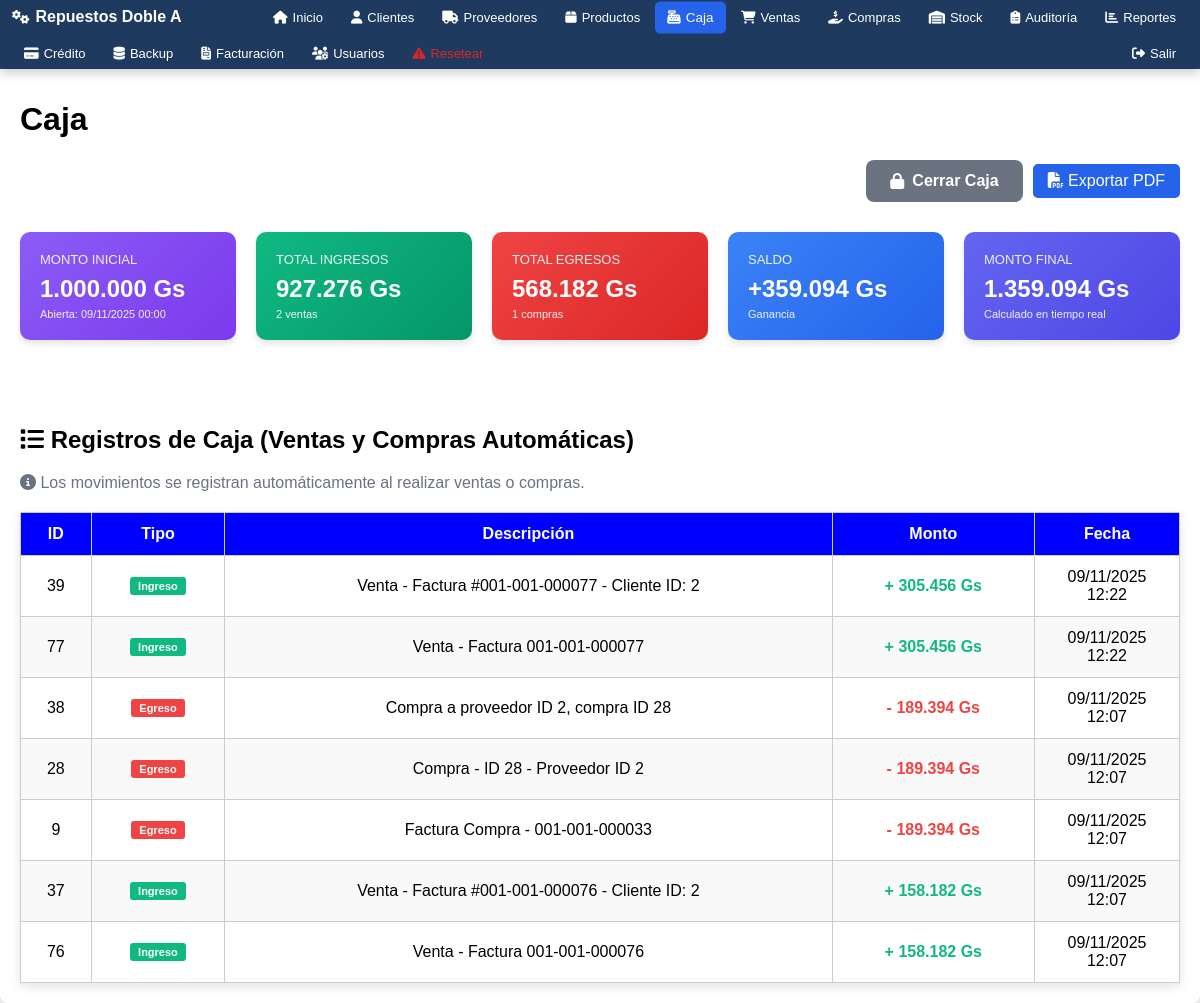
/modulos/caja/caja.php (signed in), run on the app's committed database.
### tables this page shows
CREATE TABLE `caja` (
  `id` int(11) NOT NULL AUTO_INCREMENT,
  `fecha` date NOT NULL,
  `monto_inicial` decimal(12,2) NOT NULL,
  `monto_final` decimal(12,2) DEFAULT NULL,
  `estado` enum('Abierta','Cerrada') NOT NULL DEFAULT 'Abierta',
  `created_at` datetime NOT NULL,
  PRIMARY KEY (`id`)
);

CREATE TABLE `caja_movimientos` (
  `id` int(11) NOT NULL AUTO_INCREMENT,
  `caja_id` int(11) NOT NULL,
  `fecha` datetime NOT NULL,
  `tipo` enum('Ingreso','Egreso') NOT NULL,
  `concepto` varchar(255) NOT NULL,
  `monto` decimal(12,2) NOT NULL,
  `created_at` timestamp NOT NULL DEFAULT CURRENT_TIMESTAMP,
  PRIMARY KEY (`id`),
  KEY `caja_id` (`caja_id`)
);

CREATE TABLE `cabecera_factura_ventas` (
  `id` int(11) NOT NULL AUTO_INCREMENT,
  `numero_factura` varchar(20) NOT NULL,
  `condicion_venta` enum('Contado','Crédito') NOT NULL,
  `forma_pago` enum('Efectivo','Tarjeta','Transferencia') NOT NULL,
  `fecha_hora` datetime DEFAULT CURRENT_TIMESTAMP,
  `cliente_id` int(11) NOT NULL,
  `monto_total` decimal(15,2) NOT NULL,
  `timbrado` varchar(20) DEFAULT '',
  `inicio_vigencia` date DEFAULT NULL,
  `fin_vigencia` date DEFAULT NULL,
  `anulada` tinyint(1) DEFAULT '0',
  `fecha_anulacion` datetime DEFAULT NULL,
  `usuario_anulacion_id` int(11) DEFAULT NULL,
  `motivo_anulacion` text,
  PRIMARY KEY (`id`),
  UNIQUE KEY `idx_numero_factura_unique` (`numero_factura`),
  UNIQUE KEY `idx_timbrado_unique` (`timbrado`),
  KEY `cliente_id` (`cliente_id`)
);

CREATE TABLE `compras` (
  `id` int(11) NOT NULL AUTO_INCREMENT,
  `proveedor_id` int(11) NOT NULL,
  `fecha` datetime NOT NULL,
  `total` decimal(12,2) NOT NULL,
  `estado` enum('Pendiente','Completada') NOT NULL DEFAULT 'Pendiente',
  `created_at` timestamp NOT NULL DEFAULT CURRENT_TIMESTAMP ON UPDATE CURRENT_TIMESTAMP,
  PRIMARY KEY (`id`),
  KEY `proveedor_id` (`proveedor_id`)
);

CREATE TABLE `cabecera_factura_compras` (
  `id` int(11) NOT NULL AUTO_INCREMENT,
  `numero_factura` varchar(50) NOT NULL,
  `proveedor_id` int(11) NOT NULL,
  `fecha_hora` datetime NOT NULL,
  `monto_total` decimal(15,2) NOT NULL,
  `condicion_compra` varchar(20) DEFAULT 'Contado',
  `forma_pago` varchar(20) DEFAULT 'Efectivo',
  `timbrado` varchar(50) DEFAULT NULL,
  `numero_factura_proveedor` varchar(100) DEFAULT NULL,
  `created_at` timestamp NOT NULL DEFAULT CURRENT_TIMESTAMP,
  `inicio_vigencia` date DEFAULT NULL,
  `fin_vigencia` date DEFAULT NULL,
  PRIMARY KEY (`id`),
  UNIQUE KEY `numero_factura` (`numero_factura`),
  KEY `idx_fecha` (`fecha_hora`),
  KEY `idx_proveedor` (`proveedor_id`),
  CONSTRAINT `cabecera_factura_compras_ibfk_1` FOREIGN KEY (`proveedor_id`) REFERENCES `proveedores` (`id`) ON DELETE CASCADE
);

### modulos/caja/caja.php (the view, shortened to what this page needs)
<?php
$base_path = $_SERVER['DOCUMENT_ROOT'] . '/repuestos/';
include $base_path . 'includes/auth.php';
include $base_path . 'includes/header.php';
$stmtCaja = $pdo->query("SELECT * FROM caja WHERE estado='Abierta' ORDER BY id DESC LIMIT 1");
$caja = $stmtCaja->fetch();
$movimientos_combinados = [];
if($caja){
    $stmtMov = $pdo->prepare("SELECT id, fecha, tipo, concepto as descripcion, monto, 'manual' as origen FROM caja_movimientos WHERE caja_id=? ORDER BY fecha DESC");
    $stmtMov->execute([$caja['id']]);
    $movimientos = $stmtMov->fetchAll();
    $fecha_apertura = $caja['fecha'];
    $stmtVentas = $pdo->prepare("SELECT id, fecha_hora as fecha, 'Ingreso' as tipo, CONCAT('Venta - Factura ', numero_factura) as descripcion, monto_total as monto, 'venta' as origen
                                 FROM cabecera_factura_ventas
                                 WHERE fecha_hora >= ? AND (anulada = 0 OR anulada IS NULL)
                                 ORDER BY fecha_hora DESC");
    $stmtVentas->execute([$fecha_apertura]);
    $ventas = $stmtVentas->fetchAll();
    $stmtCompras = $pdo->prepare("SELECT c.id, c.fecha, 'Egreso' as tipo, CONCAT('Compra - ID ', c.id, ' - Proveedor ID ', c.proveedor_id) as descripcion, c.total as monto, 'compra' as origen
                                  FROM compras c
                                  WHERE c.fecha >= ?
                                  ORDER BY c.fecha DESC");
    $stmtCompras->execute([$fecha_apertura]);
    $compras = $stmtCompras->fetchAll();
    $facturas_compras = [];
    try {
        $stmtFacturasCompras = $pdo->prepare("SELECT fc.id, fc.fecha_hora as fecha, 'Egreso' as tipo, CONCAT('Factura Compra - ', fc.numero_factura) as descripcion, fc.monto_total as monto, 'factura_compra' as origen
                                              FROM cabecera_factura_compras fc
                                              WHERE fc.fecha_hora >= ?
                                              ORDER BY fc.fecha_hora DESC");
        $stmtFacturasCompras->execute([$fecha_apertura]);
        $facturas_compras = $stmtFacturasCompras->fetchAll();
    } catch (Exception $e) {
    }
    $movimientos_combinados = array_merge($movimientos, $ventas, $compras, $facturas_compras);
    usort($movimientos_combinados, function($a, $b) {
        return strtotime($b['fecha']) - strtotime($a['fecha']);
    });
}
?>
<div class="container tabla-responsive">
    <h1>Caja</h1>
    <?php if(!$caja): ?>
        <div class="form-actions-right">
            <a href="abrir_caja.php" class="btn-submit"><i class="fas fa-lock-open"></i> Abrir Caja</a>
        </div>
    <?php else:
        $total_ingresos = 0;
        $total_egresos = 0;
        $cantidad_ventas = 0;
        $cantidad_compras = 0;
        foreach($movimientos_combinados as $m){
            if($m['tipo'] == 'Ingreso') {
                $total_ingresos += (float)$m['monto'];
                if($m['origen'] == 'venta') {
                    $cantidad_ventas++;
                }
            } else {
                $total_egresos += (float)$m['monto'];
                if($m['origen'] == 'compra') {
                    $cantidad_compras++;
                }
            }
        }
        $monto_final_calculado = (float)$caja['monto_inicial'] + $total_ingresos - $total_egresos;
        $saldo = $monto_final_calculado - (float)$caja['monto_inicial'];
    ?>
        <div class="form-actions-right">
            <a href="cerrar_caja.php?id=<?= $caja['id'] ?>" class="btn-cancelar" onclick="return confirm('¿Cerrar caja?')"><i class="fas fa-lock"></i> Cerrar Caja</a>
            <a href="exportar_pdf_caja.php?id=<?= $caja['id'] ?>" class="btn-export" target="_blank"><i class="fas fa-file-pdf"></i> Exportar PDF</a>
        </div>
        <div style="display: grid; grid-template-columns: repeat(auto-fit, minmax(200px, 1fr)); gap: 20px; margin: 30px 0;">
            <div style="background: linear-gradient(135deg, #8b5cf6 0%, #7c3aed 100%); color: white; padding: 20px; border-radius: 10px; box-shadow: 0 4px 6px rgba(0,0,0,0.1);">
                <div style="font-size: 13px; opacity: 0.9; margin-bottom: 8px;">MONTO INICIAL</div>
                <div style="font-size: 24px; font-weight: bold;">
                    <?= number_format($caja['monto_inicial'], 0, ',', '.') ?> Gs
                </div>
                <div style="font-size: 11px; opacity: 0.9; margin-top: 5px;">
                    Abierta: <?= date('d/m/Y H:i', strtotime($caja['fecha'])) ?>
                </div>
            </div>
            <div style="background: linear-gradient(135deg, #10b981 0%, #059669 100%); color: white; padding: 20px; border-radius: 10px; box-shadow: 0 4px 6px rgba(0,0,0,0.1);">
                <div style="font-size: 13px; opacity: 0.9; margin-bottom: 8px;">TOTAL INGRESOS</div>
                <div style="font-size: 24px; font-weight: bold;">
                    <?= number_format($total_ingresos, 0, ',', '.') ?> Gs
                </div>
                <div style="font-size: 11px; opacity: 0.9; margin-top: 5px;">
                    <?= $cantidad_ventas ?> ventas
                </div>
            </div>
            <div style="background: linear-gradient(135deg, #ef4444 0%, #dc2626 100%); color: white; padding: 20px; border-radius: 10px; box-shadow: 0 4px 6px rgba(0,0,0,0.1);">
                <div style="font-size: 13px; opacity: 0.9; margin-bottom: 8px;">TOTAL EGRESOS</div>
                <div style="font-size: 24px; font-weight: bold;">
                    <?= number_format($total_egresos, 0, ',', '.') ?> Gs
                </div>
                <div style="font-size: 11px; opacity: 0.9; margin-top: 5px;">
                    <?= $cantidad_compras ?> compras
                </div>
            </div>
            <div style="background: linear-gradient(135deg, <?= $saldo >= 0 ? '#3b82f6' : '#ef4444' ?> 0%, <?= $saldo >= 0 ? '#2563eb' : '#dc2626' ?> 100%); color: white; padding: 20px; border-radius: 10px; box-shadow: 0 4px 6px rgba(0,0,0,0.1);">
                <div style="font-size: 13px; opacity: 0.9; margin-bottom: 8px;">SALDO</div>
                <div style="font-size: 24px; font-weight: bold;">
                    <?= ($saldo >= 0 ? '+' : '') ?><?= number_format($saldo, 0, ',', '.') ?> Gs
                </div>
                <div style="font-size: 11px; opacity: 0.9; margin-top: 5px;">
                    <?= $saldo >= 0 ? 'Ganancia' : 'Pérdida' ?>
                </div>
            </div>
            <div style="background: linear-gradient(135deg, #6366f1 0%, #4f46e5 100%); color: white; padding: 20px; border-radius: 10px; box-shadow: 0 4px 6px rgba(0,0,0,0.1);">
                <div style="font-size: 13px; opacity: 0.9; margin-bottom: 8px;">MONTO FINAL</div>
                <div style="font-size: 24px; font-weight: bold;">
                    <?= number_format($monto_final_calculado, 0, ',', '.') ?> Gs
                </div>
                <div style="font-size: 11px; opacity: 0.9; margin-top: 5px;">
                    Calculado en tiempo real
                </div>
            </div>
        </div>
        <br><br>
        <h2><i class="fas fa-list"></i> Registros de Caja (Ventas y Compras Automáticas)</h2>
        <p style="color: #6b7280; margin-bottom: 20px;">
            <i class="fas fa-info-circle"></i> Los movimientos se registran automáticamente al realizar ventas o compras.
        </p>
        <table class="crud-table">
            <thead>
                <tr>
                    <th>ID</th>
                    <th>Tipo</th>
                    <th>Descripción</th>
                    <th>Monto</th>
                    <th>Fecha</th>
                </tr>
            </thead>
            <tbody>
            <?php if(!empty($movimientos_combinados)): ?>
                <?php foreach($movimientos_combinados as $fila): ?>
                    <tr>
                        <td><?= htmlspecialchars($fila['id']) ?></td>
                        <td>
                            <span style="padding: 3px 8px; border-radius: 3px; font-size: 11px; font-weight: bold;
                                <?php if($fila['tipo'] == 'Ingreso'): ?>
                                    background: #10b981; color: white;
                                <?php else: ?>
                                    background: #ef4444; color: white;
                                <?php endif; ?>">
                                <?= htmlspecialchars($fila['tipo']) ?>
                            </span>
                        </td>
                        <td><?= htmlspecialchars($fila['descripcion']) ?></td>
                        <td style="font-weight: bold; <?= $fila['tipo'] == 'Ingreso' ? 'color: #10b981;' : 'color: #ef4444;' ?>">
                            <?= ($fila['tipo'] == 'Ingreso' ? '+' : '-') ?> <?= number_format($fila['monto'],0,',','.') ?> Gs
                        </td>
                        <td><?= date('d/m/Y H:i', strtotime($fila['fecha'])) ?></td>
                    </tr>
                <?php endforeach; ?>
            <?php else: ?>
                <tr><td colspan="5">No hay registros en esta caja.</td></tr>
            <?php endif; ?>
            </tbody>
        </table>
    <?php endif; ?>
</div>
<?php include $base_path . 'includes/footer.php'; ?>

### style.css (style rules this page uses)
.container { padding: 20px; margin-top: 60px; max-width: 100%; margin-left: auto; margin-right: auto; background: #fff; border-radius: 8px; box-shadow: 0 4px 10px rgba(0,0,0,0.1); }
table.crud-table { width:100%; border-collapse:collapse; table-layout: auto; }
table.crud-table th, table.crud-table td { border:1px solid #ccc; padding:12px; text-align:center; word-wrap: break-word; overflow: hidden; text-overflow: ellipsis; }
table.crud-table th:last-child, table.crud-table td:last-child { width: 120px; min-width: 120px; max-width: 120px; }
table.crud-table th { background: blue; color: white; }
table.crud-table tr:nth-child(even) { background:#f9f9f9; }
.btn-cancelar { padding: 12px 24px; background-color: #6b7280; color: white; font-weight: bold; font-size: 16px; border-radius: 8px; border: none; cursor: pointer; text-decoration: none; display: inline-flex; align-items: center; justify-content: center; gap: 8px; height: 42px; min-width: 120px; box-sizing: border-box; transition: background 0.3s, transform 0.2s; }
.form-actions-right { display: flex; justify-content: flex-end; margin-top: 20px; align-items: center; gap: 10px; flex-wrap: wrap; }
table { width: 100%; border-collapse: collapse; background: white; box-shadow: 0 4px 10px rgba(0,0,0,0.1); }
table th, table td { border: 1px solid #ccc; padding: 8px; text-align: center; }
table th { background: #2563eb; color: white; }
.btn-export { background: #2563eb; color: white; padding: 8px 15px; text-decoration: none; border-radius: 5px; display: inline-block; transition: background 0.3s, transform 0.2s; }
.tabla-responsive { overflow-x: auto; }

### data on the page
caja: monto_inicial "1.000.000", fecha "09/11/2025 00:00", monto_inicial "359.094", monto_inicial "1.359.094"
caja_movimientos: id "39", tipo "Ingreso", concepto "Venta - Factura #001-001-000077 - Cliente ID: 2", monto "305.456", fecha "09/11/2025 12:22"
cabecera_factura_ventas: id "77", tipo "Ingreso", descripcion "Venta - Factura 001-001-000077", monto_total "305.456", fecha_hora "09/11/2025 12:22"
caja_movimientos: id "38", tipo "Egreso", concepto "Compra a proveedor ID 2, compra ID 28", monto "189.394", fecha "09/11/2025 12:07"
compras: id "28", tipo "Egreso", descripcion "Compra - ID 28 - Proveedor ID 2", total "189.394", fecha "09/11/2025 12:07"
cabecera_factura_compras: id "9", tipo "Egreso", descripcion "Factura Compra - 001-001-000033", monto_total "189.394", fecha_hora "09/11/2025 12:07"
caja_movimientos: id "37", tipo "Ingreso", concepto "Venta - Factura #001-001-000076 - Cliente ID: 2", monto "158.182", fecha "09/11/2025 12:07"
cabecera_factura_ventas: id "76", tipo "Ingreso", descripcion "Venta - Factura 001-001-000076", monto_total "158.182", fecha_hora "09/11/2025 12:07"

### other printed values
$total_ingresos "927.276"
$cantidad_ventas "2"
$total_egresos "568.182"
$cantidad_compras "1"
